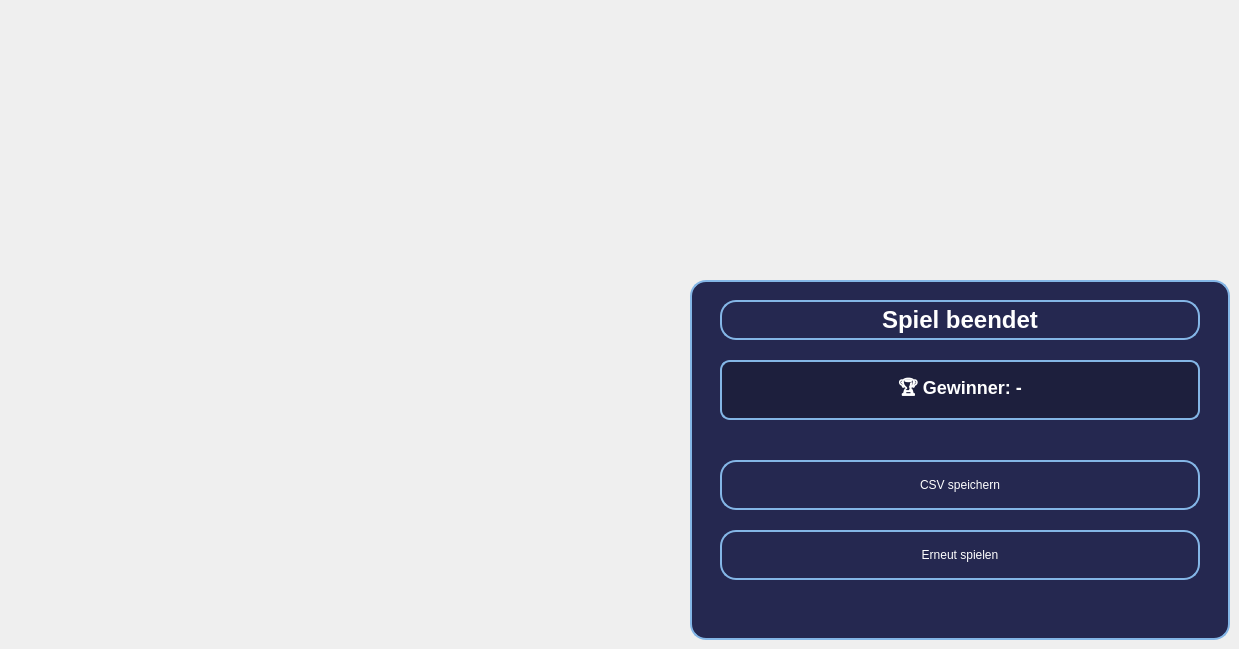
      <widget class="QWidget" name="winView">
       <widget class="QWidget" name="winPanel" native="true">
        <property name="geometry">
         <rect>
          <x>690</x>
          <y>280</y>
          <width>540</width>
          <height>360</height>
         </rect>
        </property>
        <property name="styleSheet">
         <string notr="true">background-color:#252850;
border-radius:16px;
border:2px solid #84b6e6;
color:white;</string>
        </property>
        <widget class="QLabel" name="winTitleLabel">
         <property name="geometry">
          <rect>
           <x>30</x>
           <y>20</y>
           <width>480</width>
           <height>40</height>
          </rect>
         </property>
         <property name="styleSheet">
          <string notr="true">font-size:24px;
font-weight:700;</string>
         </property>
         <property name="text">
          <string>Spiel beendet</string>
         </property>
         <property name="alignment">
          <set>Qt::AlignmentFlag::AlignCenter</set>
         </property>
        </widget>
        <widget class="QLabel" name="winWinnerLabel">
         <property name="geometry">
          <rect>
           <x>30</x>
           <y>80</y>
           <width>480</width>
           <height>60</height>
          </rect>
         </property>
         <property name="styleSheet">
          <string notr="true">background-color:#1d1f3d;
border-radius:10px;
padding:8px;
font-size:18px;
font-weight:600;</string>
         </property>
         <property name="text">
          <string>🏆 Gewinner: -</string>
         </property>
         <property name="alignment">
          <set>Qt::AlignmentFlag::AlignCenter</set>
         </property>
        </widget>
        <widget class="QPushButton" name="saveCsvButton">
         <property name="geometry">
          <rect>
           <x>30</x>
           <y>180</y>
           <width>480</width>
           <height>50</height>
          </rect>
         </property>
         <property name="text">
          <string>CSV speichern</string>
         </property>
        </widget>
        <widget class="QPushButton" name="playAgainButton">
         <property name="geometry">
          <rect>
           <x>30</x>
           <y>250</y>
           <width>480</width>
           <height>50</height>
          </rect>
         </property>
         <property name="text">
          <string>Erneut spielen</string>
         </property>
        </widget>
       </widget>
      </widget>
